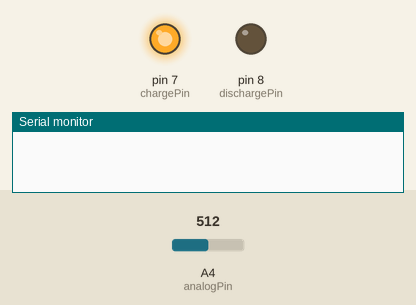
Bench run of a sketch on a simulated Arduino Uno, built with avr-gcc and run on an emulated ATmega328P. On the bench: output pins drawn as LEDs (lit = HIGH), the last lines printed to the serial monitor. The inputs (shaded band) are chosen by the test bench; at power-on: A4 (analogPin) = 512.

Above: at 1.2 s.
1.3 s: A4 (analogPin) set to 630
2.8 s: A4 (analogPin) set to 658
At 3.7 s:
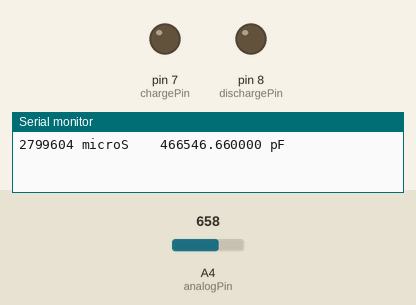
4.3 s: A4 (analogPin) set to 0
At 4.7 s:
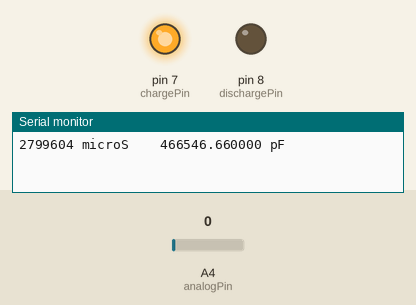
5.8 s: A4 (analogPin) set to 716
At 7.2 s:
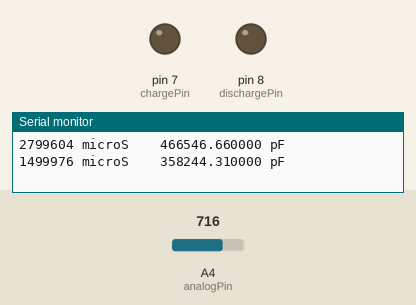
Timing chart, 0 to 8.3 s (numbered marks = the images above; inputs shaded):
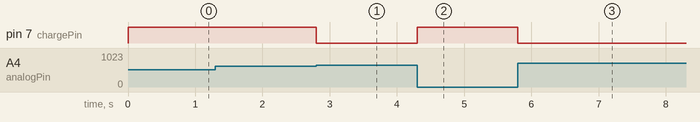

Measured:
- the behaviour switches between 647 and 648 on A4 (analogPin) (found by bisection; images 0 and 1)
- after the input at 1.3 s, every drawn part: stays the same
- after the input at 2.8 s, pin 7 (chargePin): HIGH → LOW at once
- after the input at 4.3 s, pin 7 (chargePin): LOW → HIGH at once
- after the input at 5.8 s, pin 7 (chargePin): HIGH → LOW at once

The sketch:

Strain_Test.ino
```cpp
#define analogPin      A4
#define chargePin      7
#define dischargePin   8
#define resistorValue  6000000.0F   // actual resistor value in ohms

unsigned long startTime;
unsigned long elapsedTime;
float microFarads;
float picoFarads;

const int sampleCount = 100; // rolling window size
float readings[100];         // circular buffer
int indexPos = 0;            // current index in buffer
float total = 0;             // sum of current window
bool filled = false;         // tracks if buffer is full yet

void setup() {
  pinMode(chargePin, OUTPUT);
  digitalWrite(chargePin, LOW);
  Serial.begin(9600);

  // Initialize readings to 0
  for (int i = 0; i < sampleCount; i++) {
    readings[i] = 0;
  }
}

void loop() {
  // Charge the capacitor
  digitalWrite(chargePin, HIGH);
  startTime = micros();
  while (analogRead(analogPin) < 648) { }
  elapsedTime = micros() - startTime;

  // Convert to capacitance
  microFarads = ((float)elapsedTime / resistorValue);
  picoFarads = microFarads * 1000000.0;
  picoFarads = picoFarads - 54; // account for noise and offset
 // change the -54 value to calibrate it for each sensor

  microFarads = ((float)elapsedTime / resistorValue);
  Serial.print(elapsedTime);       // print the value to serial port
  Serial.print(" microS    ");

  // Update rolling sum: subtract old value, add new value
  total -= readings[indexPos];
  readings[indexPos] = picoFarads;
  total += picoFarads;

  // Advance circular buffer index
  indexPos++;
  if (indexPos >= sampleCount) {
    indexPos = 0;
    filled = true; // after first wrap, buffer is full
  }

  // Compute average
  float avgPico;
  if (filled) {
    avgPico = total / sampleCount;
  } else {
    avgPico = total / indexPos; // average over partial fill
  }

  // Print smoothed reading

  Serial.println(String(avgPico, 6) + " pF");

  // Discharge capacitor
  digitalWrite(chargePin, LOW);
  pinMode(dischargePin, OUTPUT);
  digitalWrite(dischargePin, LOW);
  while (analogRead(analogPin) > 0) { }
  pinMode(dischargePin, INPUT);
}
```
